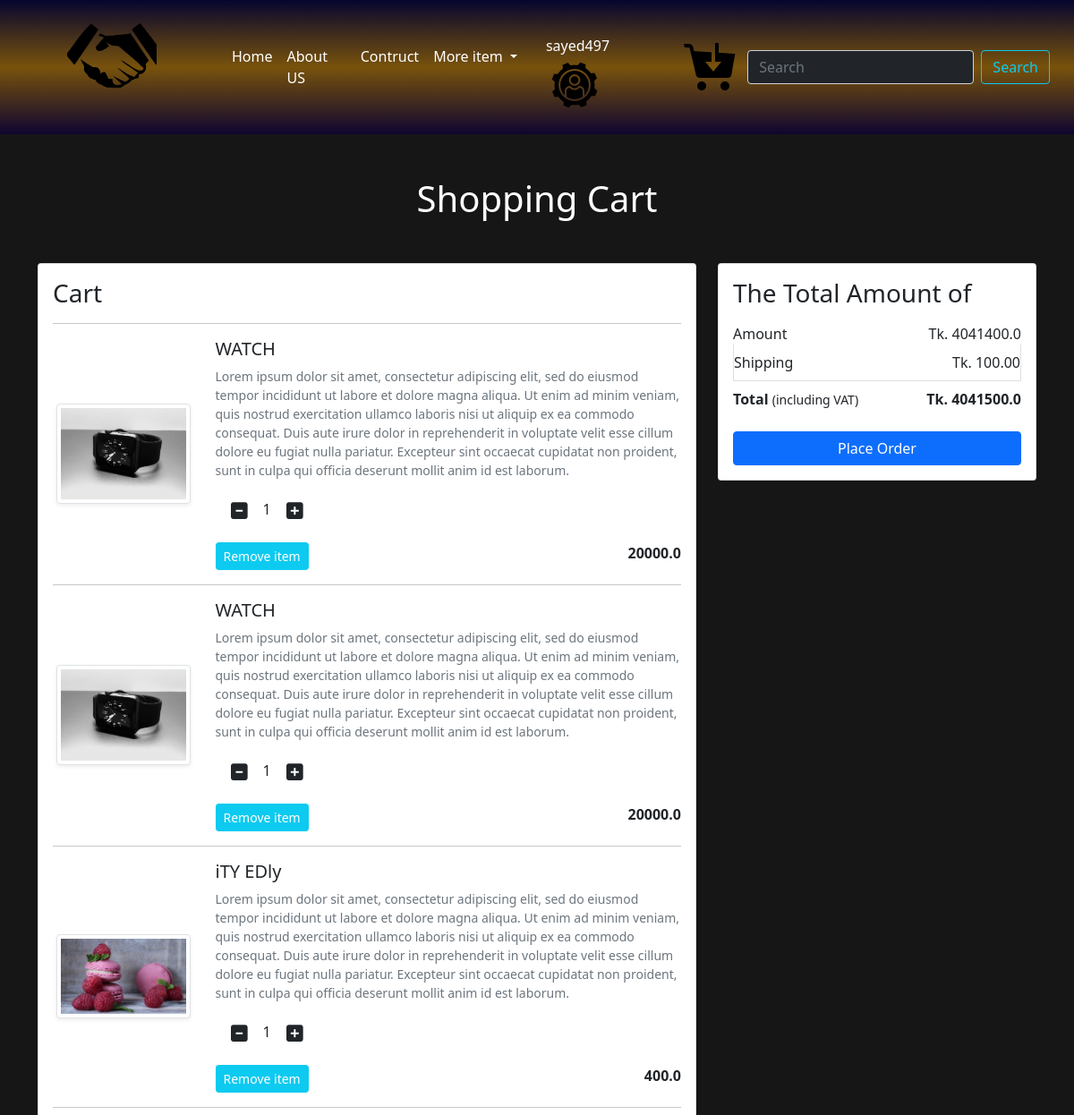
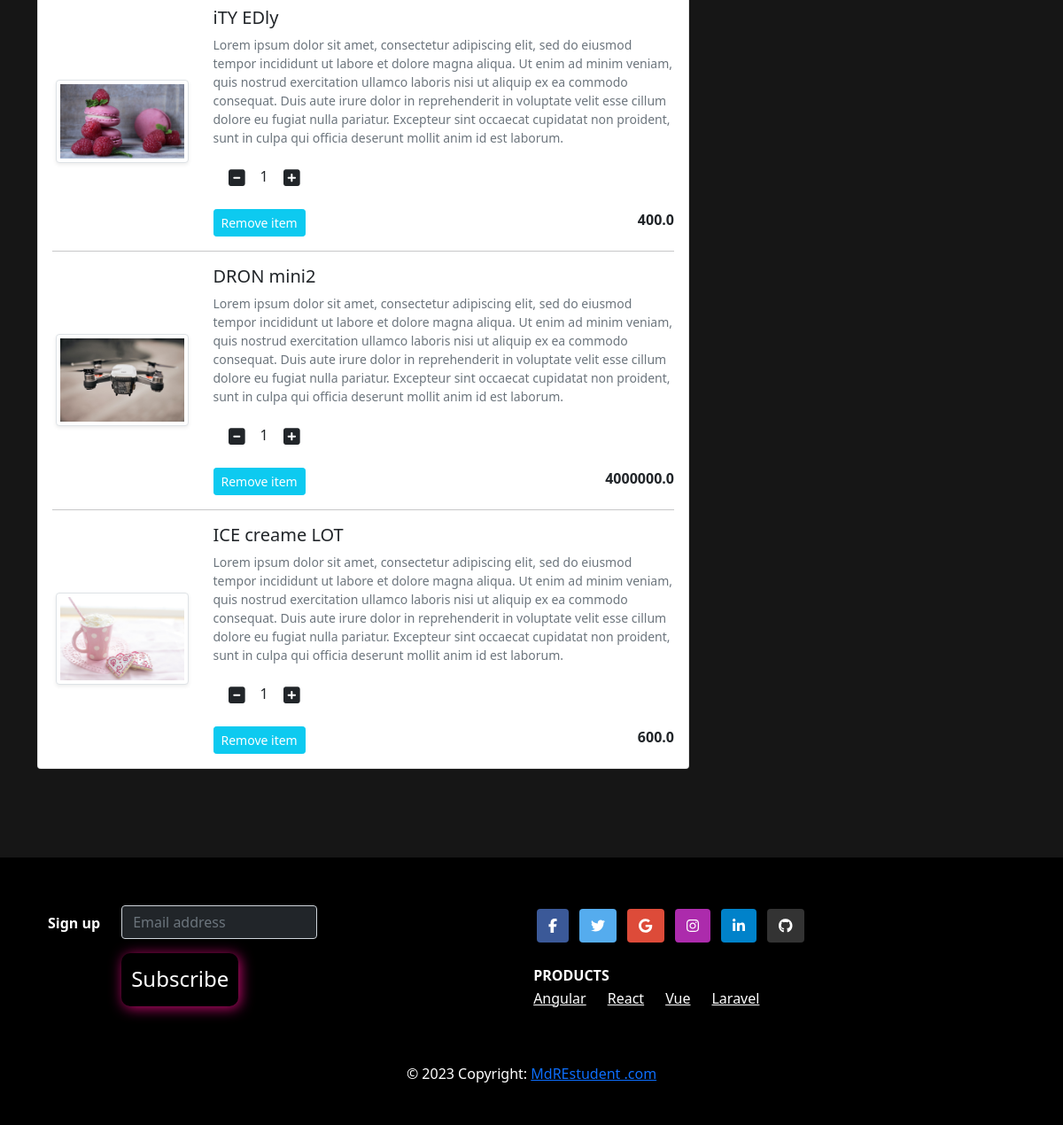
The page /cart/ (signed in) on the database its author committed (2 pictures, top to bottom).
### Shop/models.py (models this page shows, shortened)
class Cart(models.Model):
    user = models.ForeignKey(User, on_delete=models.CASCADE)
    product = models.ForeignKey(Product, on_delete=models.CASCADE)
    quantity = models.PositiveIntegerField(default=1)

class Product(models.Model):
    title = models.CharField(max_length=100)
    selling_price = models.FloatField()
    discounted_price = models.FloatField()
    description = models.TextField()
    brand = models.CharField(max_length=100)
    category = models.CharField(choices=CATEGORY_CHOICES,max_length=3)
    product_image = models.ImageField(upload_to='productimg')

### Shop/views.py (the view)
# urls.py: path('cart/', views.show_cart, name="showCart"),
@login_required
def show_cart(request):
  if request.user.is_authenticated:
      user = request.user
      cart = Cart.objects.filter(user=user)
      amount = 0.0
      shiping_amount = 100.0
      total = 0.0
      cart_product  = [p for p in Cart.objects.all() if p.user==user ]
      if cart_product:
         for p in cart_product:
            tempamount = (p.quantity*p.product.selling_price)
            amount += tempamount
            totalamount  = amount + shiping_amount
         return render(request,'Shop/addTocart.html',{'carts':cart ,'totalamount':totalamount,'amount':amount})
      else:
          return render(request,'Shop/emtycart.html')

### Shop/templates/Shop/addTocart.html (shortened to what this page needs)
 {% extends 'Shop/base.html' %}
{% load static %}
{% block main-content %}
<div class="container my-5">
    <div class="row ">
        <h1 class="text-center mb-5">Shopping Cart</h1>
        <div class="col-sm-8">
            <div class="card">
                <div class="card-body">
                    <h3>Cart</h3>
                    {% for cart in carts %}
                    <hr>
                    <div class="row">
                        <div class="col-sm-3 text-center align-self-center"><img
                                src="{{cart.product.product_image.url}}" alt="" srcset=""
                                class="img-fluid img-thumbnail shadow-sm" height="150" width="150"> </div>
                        <div class="col-sm-9">
                            <div>
                                <h5>{{cart.product.title}}</h5>
                                <p class="mb-2 text-muted small">{{cart.product.description}}</p>
                                <div class="my-3">
                                    <a class="minus-cart  btn" pid = "{{cart.product.id}}"><i class="fas fa-minus-square fa-lg"></i></a>
                                    <span id="quantity">{{cart.quantity}}</span>
                                    <a class="plus-cart btn" pid = "{{cart.product.id}}"><i class="fas fa-plus-square fa-lg"></i></a>
                                </div>
                                <div class="d-flex justify-content-between">
                                    <a href="" class="btn btn-sm btn-info  text-white mr-3 remove-cart" pid ="{{cart.product.id}}">Remove item </a>
                                    <p class="mb-0"><span><strong>{{cart.product.selling_price}}</strong></span></p>
                                </div>
                            </div>
                        </div>
                    </div>
                    {% endfor %}
                </div>
            </div>
        </div>
        <div class="col-sm-4">
            <div class="card">
                <div class="card-body">
                    <h3>The Total Amount of</h3>
                    <ul class="list-group">
                        <li
                            class="list-group-item d-flex justify-content-between align-items-center border-0 px-0 pb-0">
                            Amount<span>Tk. <span id="amount">{{amount}}</span></span></li>
                        <li class="list-group-item d-flex justify-content-between align-items-center px-0">
                            Shipping<span>Tk. 100.00</span></li>
                        <li
                            class="list-group-item d-flex justify-content-between align-items-center border-0 px-0 mb-3">
                            <div>
                                <strong>Total</strong> <small>(including VAT)</small>
                            </div>
                            <span><strong>Tk. <strong id="totalamount">{{totalamount}}</strong></strong></span>
                        </li>
                    </ul>
                    <div class="d-grid"><a href="{% url "checkout" %}" class="btn btn-primary">Place Order</a></div>
                </div>
            </div>
        </div>
    </div>
</div>
{% endblock main-content %}

### Shop/templates/Shop/base.html (shortened to what this page needs)
<!doctype html>
{% load static %}
<html lang="en">
<head>
    <link href="https://cdn.jsdelivr.net/npm/bootstrap@5.0.0-beta1/dist/css/bootstrap.min.css" rel="stylesheet"
>
    <link rel="stylesheet" href="{% static 'Shop/css/owl.carousel.min.css' %}">
    <link rel="stylesheet" href="{% static 'Shop/css/all.min.css' %}">
    <link rel="stylesheet" href="{% static 'Shop/css/style.css' %}">
</head>
<body>
    <nav class="navbar navbar-expand-lg bg-body-tertiary">
        <div class="container-fluid">
          <a class="navbar-brand " href="#"><img class="logos  mx-lg-5" src="{% static "Shop/images/Untitled design (3).png" %}" alt=""> </a>
          <button class=" menubtn" type="button" data-bs-toggle="collapse" data-bs-target="#navbarSupportedContent" aria-controls="navbarSupportedContent" aria-expanded="false" aria-label="Toggle navigation">
          </button>
          <div class="collapse navbar-collapse" id="navbarSupportedContent">
            <ul class="navbar-nav me-auto mb-2 mb-lg-0">
              <li class="nav-item">
                <a class="nav-link active " aria-current="page" href="{% url 'home' %}">Home</a>
              </li>
              <li class="nav-item">
                <a class="nav-link" href="#">About US</a>
              </li>
               <li class="nav-item" >
                 <a  class="nav-link" href="#">Contruct </a>
              </li>
              <li class="nav-item dropdown">
                <a class="nav-link dropdown-toggle" href="#" role="button" data-bs-toggle="dropdown" aria-expanded="false">
                 More item
                </a>
              </li>
            </ul>
            <ul class="navbar-nav me-auto mb-2 mb-lg-0 toolsIcon">
              <li class="nav-item" >
                <a  class="nav-link" href="#"> <li class="nav-item dropdown">
                  <a class="nav-link " href="#" role="button" data-bs-toggle="dropdown" aria-expanded="false">
                    <span>{{request.user}}  </span> <img src="{% static 'Shop/images/settings.png' %}" alt="">
                  </a>
                </li> </a>
             </li>
            </ul>
            <ul class="navbar-nav me-auto mb-2 mb-lg-0   toolsIcon ">
              <li class="nav-item tools" >
                <a  class="nav-link" href="{% url "showCart" %}"> <img src="{% static 'Shop/images/add cart.png' %}" alt=""> <sup  class="" href="#"></sup> </a>
             </li>
            </ul>
            <form class="d-flex" role="search">
              <input class="form-control bg-dark text-light me-2" type="search" placeholder="Search" aria-label="Search">
              <button class="btn btn-outline-info" type="submit">Search</button>
            </form>
          </div>
        </div>
      </nav>
    {% block main-content %} {% endblock main-content %}
    <footer class=" bg-successs text-center text-lg-start">
      <div class="container p-4 pb-0">
        <form action="">
          <div class="row">
            <div class="col-auto mb-4 mb-md-0">
              <p class="pt-2">
                <strong>Sign up</strong>
              </p>
            </div>
            <div class="col-md-5 col-12 mb-4 mb-md-0">
              <div class="form-outline w-50 mb-4">
                <input type="email" id="form5Example25" placeholder="Email address" class="form-control text-light bg-dark" />
                <button type="submit" class="btn text-dangers mt-3 pb-5 mb-4">
                  Subscribe
                </button>
              </div>
            </div>
            <div class="col-auto mb-4 mb-md-0">
        <section class="mb-4">
          <a
            class="btn text-white btn-floating m-1"
            style="background-color: #3b5998;"
            href="#!"
            role="button"
            ><i class="fab fa-facebook-f"></i
          ></a>
          <a
            class="btn text-white btn-floating m-1"
            style="background-color: #55acee;"
            href="#!"
            role="button"
            ><i class="fab fa-twitter"></i
          ></a>
          <a
            class="btn text-white btn-floating m-1"
            style="background-color: #dd4b39;"
            href="#!"
            role="button"
            ><i class="fab fa-google"></i
          ></a>
          <a
            class="btn text-white btn-floating m-1"
            style="background-color: #ac2bac;"
            href="#!"
            role="button"
            ><i class="fab fa-instagram"></i
          ></a>
          <a
            class="btn text-white btn-floating m-1"
            style="background-color: #0082ca;"
            href="#!"
            role="button"
            ><i class="fab fa-linkedin-in"></i
          ></a>
          <a
            class="btn text-white btn-floating m-1"
            style="background-color: #333333;"
            href="#!"
            role="button"
            ><i class="fab fa-github"></i
          ></a>
        </section>
          <h6 class="text-uppercase d-flex fw-bold mt-2 mb-1">
            Products
          </h6>
          <div class="d-flex gap-4">
          <p>
            <a href="#!" class="text-reset">Angular</a>
          </p>
          <p>
            <a href="#!" class="text-reset">React</a>
          </p>
          <p>
            <a href="#!" class="text-reset">Vue</a>
          </p>
          <p>
            <a href="#!" class="text-reset">Laravel</a>
          </p>
        </div>
            </div>
          </div>
        </form>
      </div>
      <div class="text-center p-3" style="background-color: black;  color: #fff;">
        © 2023 Copyright:
        <a class="text-link-light" href="#">MdREstudent .com</a>
      </div>
    </footer>
</body>
</html>

### Shop/static/Shop/css/style.css (style rules this page uses)
.bg-body-tertiary { position: relative; z-index: 10; width: 100%; background: linear-gradient(rgb(5, 5, 47) ,rgba(157, 105, 8, 0.725),rgb(14, 5, 48)); }
.text-dangers { background:transparent; box-shadow: 2px 2px 15px rgb(199, 9, 113); padding: 10px; color: #fff; font: 900; font-size: 24px; height: 50px; border-radius: 10px ; }
.logos { margin-top: -25px; height: 100px; }
.container-fluid li a { color: #fff; }
.navbar { padding: 15px; }
.menubtn { color: transparent; background: transparent; border: none; }
.bg-successs { padding: 30px; margin-top: 100px; color: #fff; background: #000; }
body { background: #161616; }
h1 { color:#fff; }

### rows shown on the page
Cart: product.product_image (picture), product "WATCH", product.description "Lorem ipsum dolor sit amet, consectetur adipiscing elit, sed do eiusmod tempor incididunt ut labore et dolore magna aliqua. Ut enim ad minim veniam, quis nostrud exercitation ullamco laboris nisi ut aliquip ex ea commodo consequat. Duis aute irure dolor in reprehenderit in voluptate velit esse cillum dolore eu fugiat nulla pariatur. Excepteur sint occaecat cupidatat non proident, sunt in culpa qui officia deserunt mollit anim id est laborum.", quantity "1", product.selling_price "20000.0"
Cart: product.product_image (picture), product "WATCH", product.description "Lorem ipsum dolor sit amet, consectetur adipiscing elit, sed do eiusmod tempor incididunt ut labore et dolore magna aliqua. Ut enim ad minim veniam, quis nostrud exercitation ullamco laboris nisi ut aliquip ex ea commodo consequat. Duis aute irure dolor in reprehenderit in voluptate velit esse cillum dolore eu fugiat nulla pariatur. Excepteur sint occaecat cupidatat non proident, sunt in culpa qui officia deserunt mollit anim id est laborum.", quantity "1", product.selling_price "20000.0"
Cart: product.product_image (picture), product "iTY EDly", product.description "Lorem ipsum dolor sit amet, consectetur adipiscing elit, sed do eiusmod tempor incididunt ut labore et dolore magna aliqua. Ut enim ad minim veniam, quis nostrud exercitation ullamco laboris nisi ut aliquip ex ea commodo consequat. Duis aute irure dolor in reprehenderit in voluptate velit esse cillum dolore eu fugiat nulla pariatur. Excepteur sint occaecat cupidatat non proident, sunt in culpa qui officia deserunt mollit anim id est laborum.", quantity "1", product.selling_price "400.0"
Cart: product.product_image (picture), product "iTY EDly", product.description "Lorem ipsum dolor sit amet, consectetur adipiscing elit, sed do eiusmod tempor incididunt ut labore et dolore magna aliqua. Ut enim ad minim veniam, quis nostrud exercitation ullamco laboris nisi ut aliquip ex ea commodo consequat. Duis aute irure dolor in reprehenderit in voluptate velit esse cillum dolore eu fugiat nulla pariatur. Excepteur sint occaecat cupidatat non proident, sunt in culpa qui officia deserunt mollit anim id est laborum.", quantity "1", product.selling_price "400.0"
Cart: product.product_image (picture), product "DRON mini2", product.description "Lorem ipsum dolor sit amet, consectetur adipiscing elit, sed do eiusmod tempor incididunt ut labore et dolore magna aliqua. Ut enim ad minim veniam, quis nostrud exercitation ullamco laboris nisi ut aliquip ex ea commodo consequat. Duis aute irure dolor in reprehenderit in voluptate velit esse cillum dolore eu fugiat nulla pariatur. Excepteur sint occaecat cupidatat non proident, sunt in culpa qui officia deserunt mollit anim id est laborum.", quantity "1", product.selling_price "4000000.0"
Cart: product.product_image (picture), product "ICE creame LOT", product.description "Lorem ipsum dolor sit amet, consectetur adipiscing elit, sed do eiusmod tempor incididunt ut labore et dolore magna aliqua. Ut enim ad minim veniam, quis nostrud exercitation ullamco laboris nisi ut aliquip ex ea commodo consequat. Duis aute irure dolor in reprehenderit in voluptate velit esse cillum dolore eu fugiat nulla pariatur. Excepteur sint occaecat cupidatat non proident, sunt in culpa qui officia deserunt mollit anim id est laborum.", quantity "1", product.selling_price "600.0"

### other values the page prints
{{ request.user }} "sayed497"
{{ amount }} "4041400.0"
{{ totalamount }} "4041500.0"
